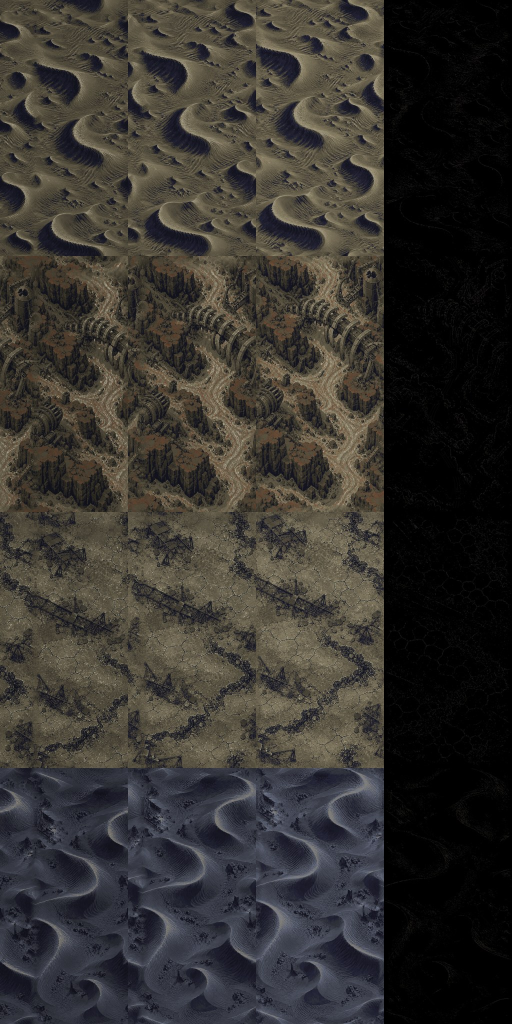
#> input picture Pause/Assets/Art/Boulders~/Desert/src~/ref_variants.jpg, 1024 x 2048 px, given in place of thunderhead_source.png, which was not available (shown at 1/2 size)
$ python build_storm.py out.png
#> lines starting #> are read from the running program, lines starting #| are printed output that depends on the picture; after the words box and inside, x2 and y2 are one past the last pixel; in counts of white or black regions, pixels touching at a corner belong together; pictures that were not available may be replaced by others from this repository, and a replacement may not be noted
"""Compose the generated Storm paintings into 768 px cover-boulder atlases."""

from pathlib import Path
import argparse
import math
import numpy as np
from PIL import Image, ImageDraw

ROOT = Path(__file__).resolve().parent
CELL = 768
SOURCES = ("thunderhead_source.png", "hail_source.png", "island_source.png")
BAYER = np.array([[0, 8, 2, 10], [12, 4, 14, 6], [3, 11, 1, 9], [15, 7, 13, 5]], dtype=np.float32) / 16


def paint_source(path, variant):
    im = Image.open(path).convert("RGBA")
    aa = np.asarray(im)[:, :, 3]
    yy, xx = np.where(aa > 75)
    im = im.crop((int(xx.min()), int(yy.min()), int(xx.max()) + 1, int(yy.max()) + 1))
    w, h = im.size
    size = (int(round(w * min(670 / w, 682 / h))), int(round(h * min(670 / w, 682 / h))))
    im = im.resize(size, Image.Resampling.LANCZOS)
    a = np.asarray(im).copy()
    h, w = a.shape[:2]
    # A muted blue-grey ramp is sampled from the Storm reference; luminance retains
    # the source painting's structure, while ordered dither retains its fine grain.
    lum = a[:, :, :3].astype(np.float32) @ np.array([.25, .60, .15])
    lum = np.clip(lum * .77 + 7, 18, 139)
    gy, gx = np.mgrid[:h, :w]
    tone = np.clip(np.floor((lum + (BAYER[gy % 4, gx % 4] - .5) * 5) / 6) * 6, 18, 138)
    a[:, :, 0] = np.clip(tone * .92, 0, 255).astype(np.uint8)
    a[:, :, 1] = np.clip(tone * .96, 0, 255).astype(np.uint8)
    a[:, :, 2] = tone.astype(np.uint8)
    # Set the stone fully opaque. The lower 82 px of generated cloud break up
    # into hard pixels, leaving a textured vapour skirt and no soft edge.
    solid = a[:, :, 3] >= 120
    a[:, :, 3] = np.where(solid, 255, 0).astype(np.uint8)
    edge_start = h - 82
    fade = np.clip((h - 1 - gy) / 82, 0, 1)
    cloud_zone = gy >= edge_start
    noise = ((gx * 73856093) ^ (gy * 19349663) ^ (variant * 83492791)) & 255
    threshold = noise / 255
    a[:, :, 3] = np.where(cloud_zone & (threshold > fade), 0, a[:, :, 3])
    # Slightly darken exposed edges in local colour, never a light outline.
    mask = a[:, :, 3] > 240
    inside = mask.copy()
    inside[1:] &= mask[:-1]
    inside[:-1] &= mask[1:]
    inside[:, 1:] &= mask[:, :-1]
    inside[:, :-1] &= mask[:, 1:]
    edge = mask & ~inside
    a[edge, :3] = (a[edge, :3].astype(np.float32) * .92).astype(np.uint8)
    cell = Image.new("RGBA", (CELL, CELL))
    cell.alpha_composite(Image.fromarray(a), ((CELL - w) // 2, (CELL - h) // 2))
    return cell


# [23 lines left out: function fractures, not called in this run]


def generated_flash():
    im = Image.open(ROOT / "burst_source.png").convert("RGBA")
    a = np.asarray(im).copy()
    lum = a[:, :, :3].astype(np.float32) @ np.array([.22, .62, .16])
    # Retain the painted lightning and its brightest few cloud and chip details;
    # discard the generated broad translucent grey background.
    bright = (lum > 151) & (a[:, :, 3] > 100)
    a[:, :, 3] = np.where(bright, 255, 0).astype(np.uint8)
    yy, xx = np.where(bright)
    crop = Image.fromarray(a).crop((int(xx.min()), int(yy.min()), int(xx.max()) + 1, int(yy.max()) + 1))
    return crop.resize((510, 510), Image.Resampling.LANCZOS)


# [125 lines left out: functions partition, chunks, debris, seam_light, make_frames, not called in this run]


def main():
    ap = argparse.ArgumentParser()
    ap.add_argument("output", type=Path)
    args = ap.parse_args()
    args.output.mkdir(parents=True, exist_ok=True)
    for name in ("boulder.png", "break.png"):
        if (args.output / name).exists():
            raise FileExistsError(args.output / name)
    bases = [paint_source(ROOT / name, i) for i, name in enumerate(SOURCES)]
#> in paint_source, `aa = np.asarray(im)[:, :, 3]`: aa: shape (2048, 1024); every value is 255
#> in paint_source, `solid = a[:, :, 3] >= 120`: solid: shape (682, 341) bool; every value is 1
#> in paint_source, `a[:, :, 3] = np.where(cloud_zone & (threshold > fade), 0, a[:, :, 3])`:
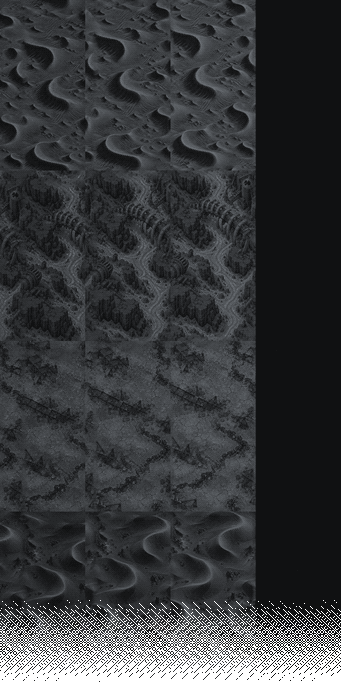
#> a: shape (682, 341, 4); mean R, G, B, A 42, 43.9, 46.2, 239.5; transparent parts drawn white
#> in paint_source, `mask = a[:, :, 3] > 240`:
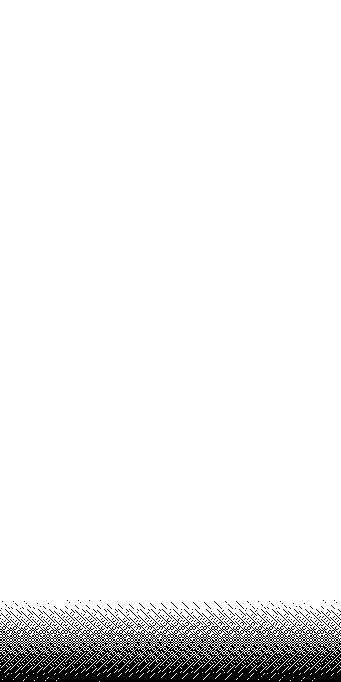
#> mask: shape (682, 341) bool; 93.9% white; 323 black regions (322 under 20 px), largest, box (x1, y1, x2, y2) and area: (0, 613, 341, 682) 13084
#> in paint_source, `inside[:, :-1] &= mask[:, 1:]`: inside: shape (682, 341) bool; 89.7% white; 37 black regions (27 under 20 px), largest, box (x1, y1, x2, y2) and area: (0, 600, 341, 682) 23410, (224, 600, 237, 610) 30, (23, 600, 36, 610) 29
#> in paint_source, `edge = mask & ~inside`: edge: shape (682, 341) bool; 4.2% white in thin lines or dots, all inside (x1, y1, x2, y2) = (0, 599, 341, 682)
#> in paint_source, `a[edge, :3] = (a[edge, :3].astype(np.float32) * .92).astype(np.uint8)`: a: shape (682, 341, 4); 4.2% of pixels changed, all inside (x1, y1, x2, y2) = (0, 599, 341, 682)
#> in paint_source, `cell = Image.new("RGBA", (CELL, CELL))`: cell: PIL image 768x768 RGBA; every value is 0
#> call 2 of paint_source, with variant = 1
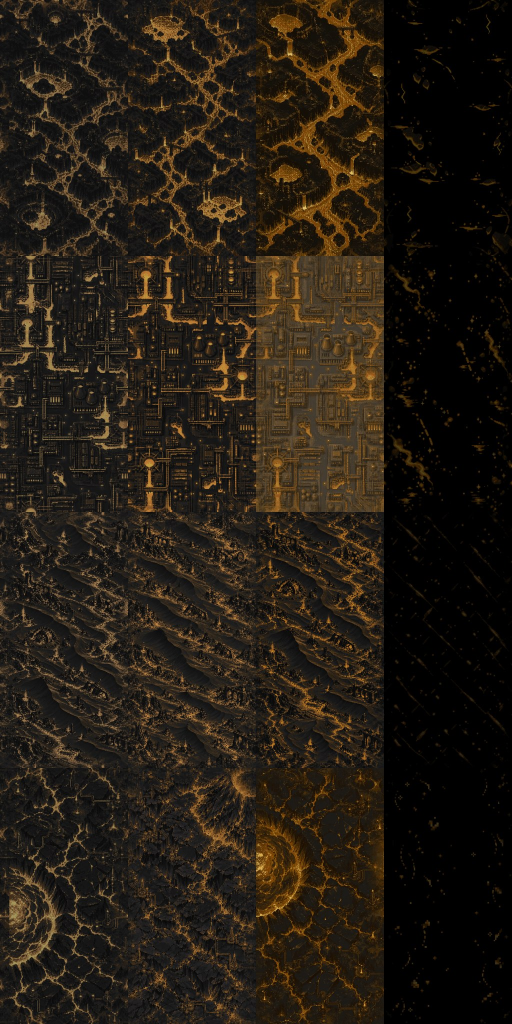
#> input picture Pause/Assets/Art/Boulders~/Ember/src~/ref_variants.jpg, 1024 x 2048 px, given in place of hail_source.png, which was not available (shown at 1/2 size)
#> in paint_source (call 2), `a[:, :, 3] = np.where(cloud_zone & (threshold > fade), 0, a[:, :, 3])`:
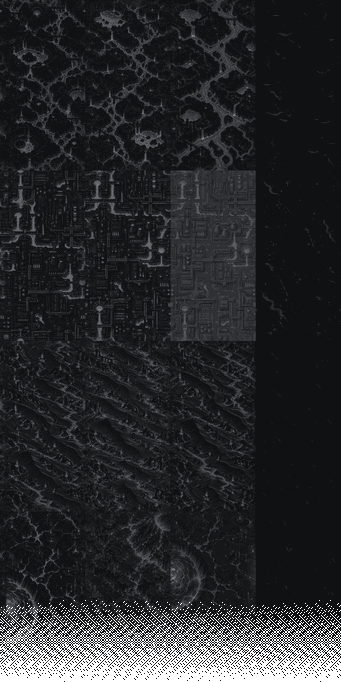
#> a: shape (682, 341, 4); mean R, G, B, A 26.9, 28.1, 29.7, 239.5; transparent parts drawn white
#> in paint_source (call 2), `mask = a[:, :, 3] > 240`: mask: shape (682, 341) bool; 93.9% white; 520 black regions (519 under 20 px), largest, box (x1, y1, x2, y2) and area: (0, 615, 341, 682) 13041
#> in paint_source (call 2), `inside[:, :-1] &= mask[:, 1:]`: inside: shape (682, 341) bool; 89.5% white; 18 black regions (14 under 20 px), largest, box (x1, y1, x2, y2) and area: (0, 600, 341, 682) 24112, (122, 600, 135, 609) 34, (101, 600, 111, 608) 26, (112, 600, 121, 608) 26
#> call 3 of paint_source, with variant = 2
#> in paint_source (call 3), `a[:, :, 3] = np.where(cloud_zone & (threshold > fade), 0, a[:, :, 3])`:
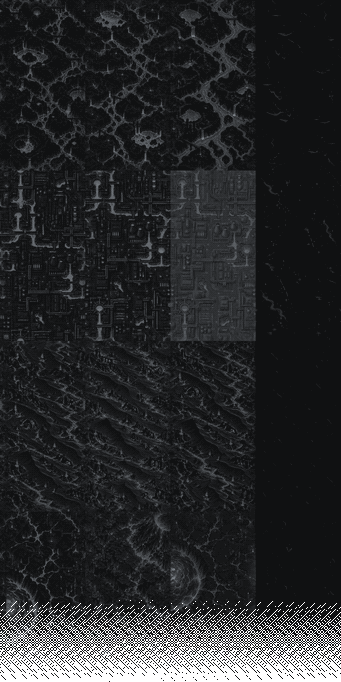
#> a: shape (682, 341, 4); mean R, G, B, A 26.9, 28.1, 29.7, 239.5; transparent parts drawn white
#> in paint_source (call 3), `mask = a[:, :, 3] > 240`: mask: shape (682, 341) bool; 93.9% white; 329 black regions (328 under 20 px), largest, box (x1, y1, x2, y2) and area: (0, 611, 341, 682) 13200
#> in paint_source (call 3), `inside[:, :-1] &= mask[:, 1:]`: inside: shape (682, 341) bool; 89.7% white; 28 black regions (25 under 20 px), largest, box (x1, y1, x2, y2) and area: (0, 600, 341, 682) 23709, (115, 604, 124, 610) 22, (126, 604, 135, 610) 22
#> in paint_source (call 3), `edge = mask & ~inside`:
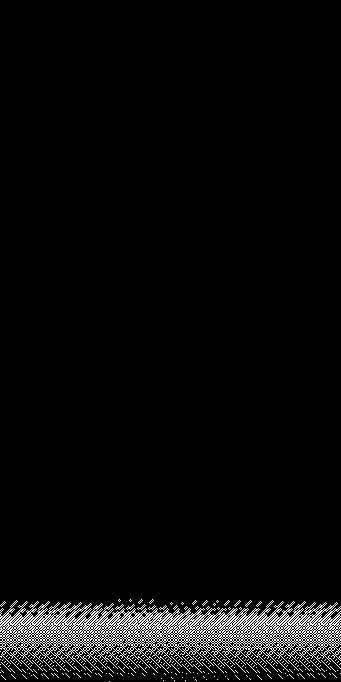
#> edge: shape (682, 341) bool; 4.2% white in thin lines or dots, all inside (x1, y1, x2, y2) = (0, 599, 341, 682)
#> in paint_source (call 3), `cell.alpha_composite(Image.fromarray(a), ((CELL - w) // 2, (CELL - h) ..`:
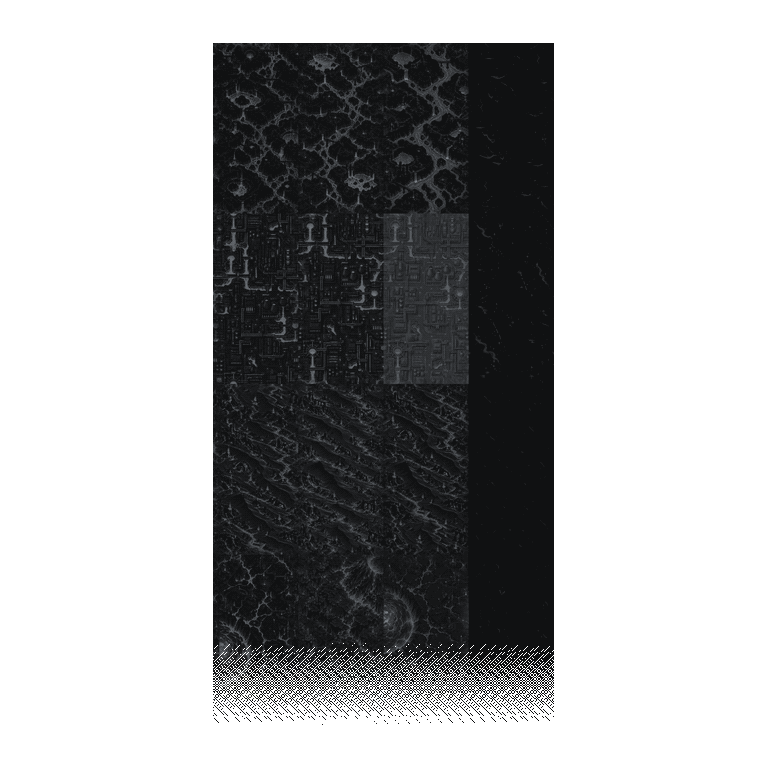
#> cell: PIL image 768x768 RGBA; mean R, G, B, A 10, 10.4, 11, 94.4; transparent parts drawn white
#> bases = 3 items
    intact = Image.new("RGBA", (CELL * 3, CELL))
    for i, im in enumerate(bases):
        intact.alpha_composite(im, (i * CELL, 0))
#> this loop made 3 passes
    intact.save(args.output / "boulder.png")
    flash = generated_flash()
    strip = Image.new("RGBA", (CELL * 5, CELL * 3))
    for i, base in enumerate(bases):
        for f, im in enumerate(make_frames(base, i, flash)):
            strip.alpha_composite(im, (f * CELL, i * CELL))
    strip.save(args.output / "break.png")


if __name__ == "__main__":
#> (the run stopped early here; a loop or call above may not have finished)
